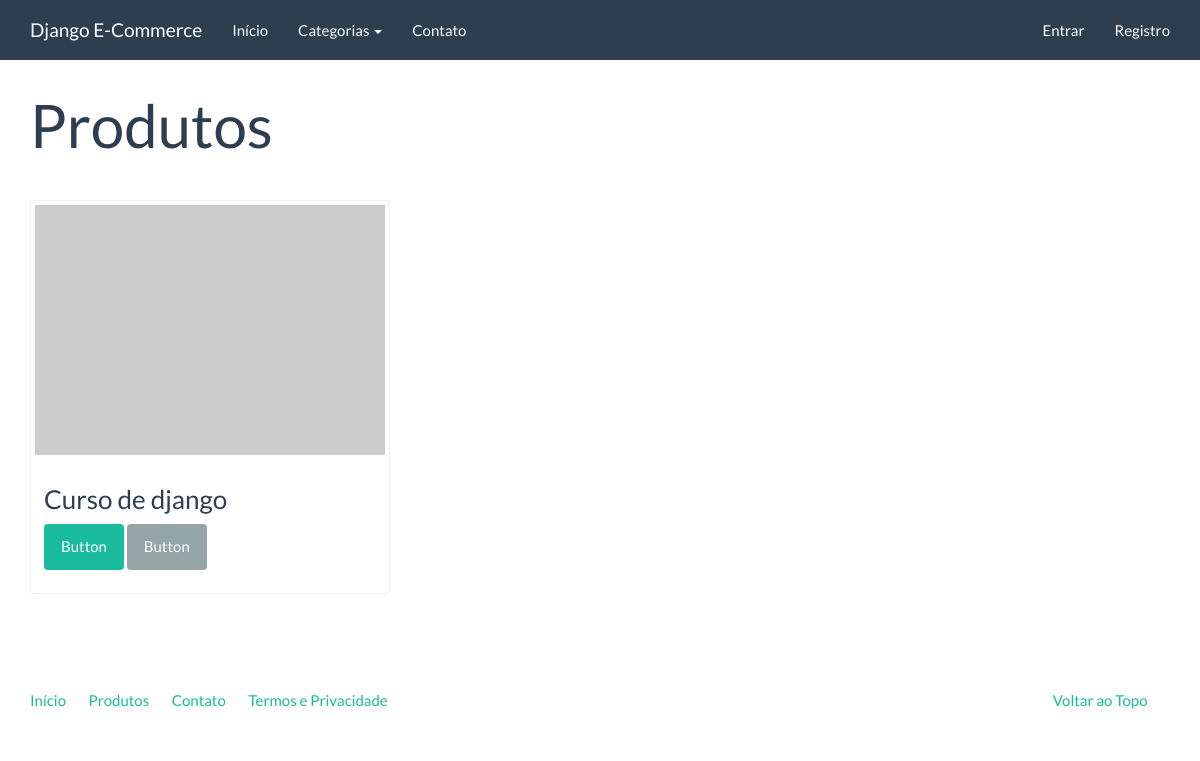
The page /catalogo/ on the database as committed earlier.
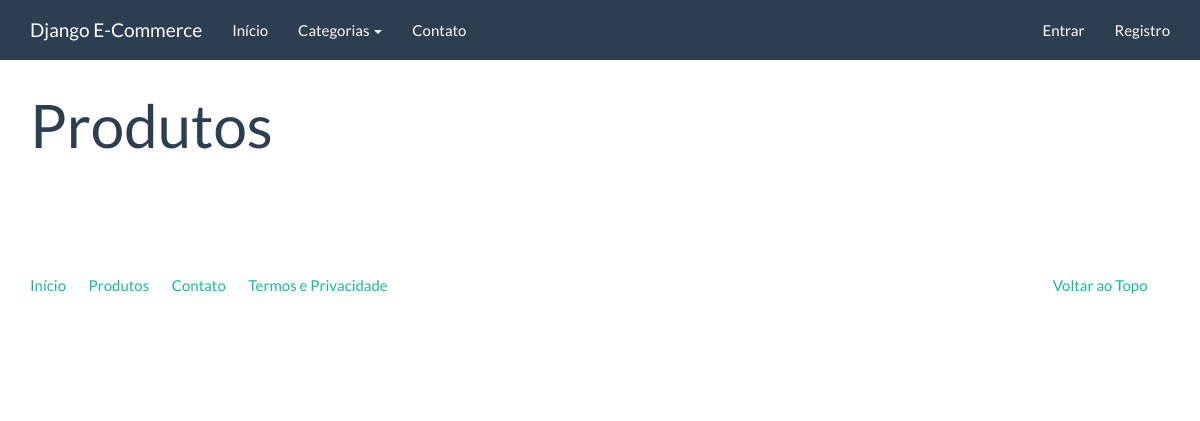
The same page on the database as committed later.
### catalog/models.py (models this page shows)
class Product(models.Model):
    name = models.CharField('Nome', max_length=100)
    slug = models.SlugField('Identificador', max_length=100)
    category = models.ForeignKey('catalog.Category', verbose_name='Categoria', on_delete=models.CASCADE)
    description = models.TextField('Descrição', blank=True)
    price = models.DecimalField('Preço', decimal_places=2, max_digits=8)
    created = models.DateTimeField('Criado em', auto_now_add=True)
    modified = models.DateTimeField('Modificado em', auto_now=True)
    class Meta:
        verbose_name = 'Produto'
        verbose_name_plural = 'Produtos'
        ordering = ['name']
    def __str__(self):
        return self.name;
    def get_absolute_url(self):
        return reverse("catalog:product", kwargs={'slug': self.slug})

### catalog/views.py (the view)
class ProductListView(generic.ListView):
    model = Product;
    template_name = 'catalog/product_list.html'
    paginate_by = 3

### catalog/context_processors.py (called while the page is built)
def categories(request):
    return {
        'categories': Category.objects.all()
    }

### catalog/models.py (called while the page is built)
    def __str__(self):
        return self.name;

    def get_absolute_url(self):
        return reverse("catalog:category", kwargs={'slug': self.slug})

### core/templatetags/pagination.py (called while the page is built)
@register.inclusion_tag('pagination.html')
def pagination(request, paginator, page_obj):
    context = {}
    context['paginator'] = paginator
    context['request'] = request
    context['page_obj'] = page_obj
    getvars = request.GET.copy()
    if 'page' in getvars:
        del getvars['page']
    if len(getvars) > 0:
        context['getvars'] = '&{0}'.format(getattr.urlencode())
    else:
        context['getvars'] = ''
    return context

### catalog/templates/catalog/product_list.html (shortened to what this page needs)
{% extends "base.html" %}
{% load pagination %}
{% block container %}
<div class="page-header">
    <h1>Produtos</h1>
</div>
<div class="row">
    {% for product in product_list %}
    <div class="col-sm-6 col-md-4">
        <div class="thumbnail">
            <a href="{{product.get_absolute_url}}">
                <img src="http://placehold.it/350x250" alt="" />
            </a>
            <div class="caption">
                <h3>{{ product }}</h3>
                <p><a href="{{product.get_absolute_url}}" class="btn btn-success" role="button">Button</a> <a href="#" class="btn btn-default" role="button">Button</a></p>
            </div>
        </div>
    </div>
    {% endfor %}
</div>
{% pagination request paginator page_obj %}
{% endblock %}

### core/templates/base.html (shortened to what this page needs)
<!DOCTYPE html>
{% load static %}
<html lang="en">
<head>
	<link rel="stylesheet" href="{% static 'assets/bootstrap.min.css' %}" media="screen" />
	<link rel="stylesheet" href="{% static 'assets/custom.min.css' %}" media="screen" />
</head>
<body>
    <div class="navbar navbar-default navbar-fixed-top">
      <div class="container">
        <div class="navbar-header">
          <a href="" class="navbar-brand">Django E-Commerce</a>
        </div>
        <div class="navbar-collapse collapse" id="navbar-main">
          <ul class="nav navbar-nav">
            <li>
              <a href="{% url 'index' %}">Início</a>
            </li>
            <li class="dropdown">
              <a class="dropdown-toggle" data-toggle="dropdown" href="{% url 'catalog:product_list' %}" id="download">Categorias <span class="caret"></span></a>
            </li>
			<li>
				<a href="{% url 'contact' %}">Contato</a>
			</li>
          </ul>
          <ul class="nav navbar-nav navbar-right">
			{% if user.is_authenticated %}
			<li><a href="{% url 'logout' %}">Sair</a></li>
			{% else %}
			<li><a href="{% url 'login' %}">Entrar</a></li>
			<li><a href="{% url 'accounts:register' %}">Registro</a></li>
			{% endif %}
          </ul>
        </div>
      </div>
    </div>
    <div class="container">
		{% block container %}{% endblock %}
		<footer>
			<div class="row">
			  <div class="col-lg-12">
			    <ul class="list-unstyled">
			      <li class="pull-right"><a href="#top">Voltar ao Topo</a></li>
			      <li><a href="">Início</a></li>
			      <li><a href="">Produtos</a></li>
			      <li><a href="">Contato</a></li>
			      <li><a href="">Termos e Privacidade</a></li>
			    </ul>
			  </div>
			</div>
		</footer>
	</div>
</body>
</html>

### core/templates/pagination.html (shortened to what this page needs)
<div class="rown">
    <div class="col-md-12">
        <nav>
        </nav>
    </div>
</div>

Rows that differ between the two databases and show on the page:
removed Product: name "Curso de django"
